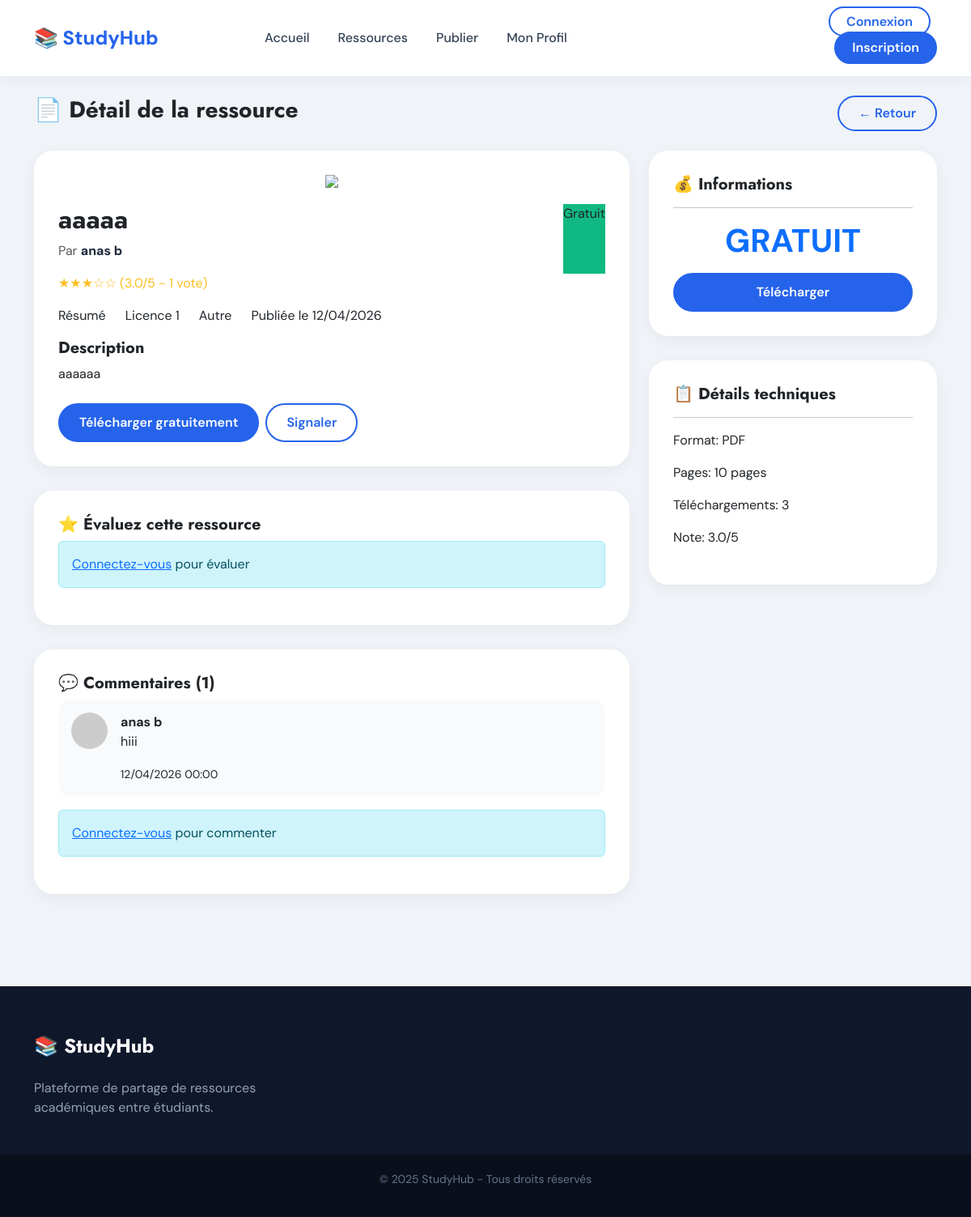
The page /index.php?action=resource&subaction=detail&id=3 on the database its author committed.
### tables this page shows
CREATE TABLE `ressource` (
  `id_res` int(11) NOT NULL AUTO_INCREMENT,
  `titre` varchar(255) NOT NULL,
  `description` varchar(500) NOT NULL,
  `type` varchar(255) NOT NULL,
  `niveau` varchar(255) NOT NULL,
  `acces` varchar(255) NOT NULL,
  `prix` double NOT NULL,
  `fichier` varchar(255) NOT NULL,
  `id` int(11) NOT NULL,
  `pages` int(11) DEFAULT 0,
  `downloads` int(11) DEFAULT 0,
  `date_creation` timestamp NOT NULL DEFAULT current_timestamp(),
  `note_moyenne` decimal(3,2) DEFAULT 0.00,
  `matiere` varchar(255) DEFAULT 'Autre',
  `photo` varchar(500) DEFAULT '',
  PRIMARY KEY (`id_res`),
  KEY `id` (`id`),
  CONSTRAINT `ressource_ibfk_1` FOREIGN KEY (`id`) REFERENCES `users` (`id`)
);

CREATE TABLE `users` (
  `id` int(11) NOT NULL AUTO_INCREMENT,
  `nom` varchar(50) NOT NULL,
  `prenom` varchar(50) NOT NULL,
  `universite` varchar(255) NOT NULL,
  `filiere` varchar(255) NOT NULL,
  `email` varchar(255) NOT NULL,
  `mdp` varchar(255) NOT NULL,
  `tel` int(255) NOT NULL,
  `bio` varchar(500) NOT NULL,
  `photo` varchar(255) NOT NULL,
  `role` int(11) NOT NULL DEFAULT 1,
  `score` decimal(10,0) NOT NULL,
  `note_moyenne` decimal(3,2) DEFAULT 0.00,
  PRIMARY KEY (`id`),
  UNIQUE KEY `email` (`email`),
  UNIQUE KEY `tel` (`tel`)
);

CREATE TABLE `comment` (
  `id_comment` int(11) NOT NULL AUTO_INCREMENT,
  `message` varchar(255) NOT NULL,
  `date` date NOT NULL,
  `id` int(11) NOT NULL,
  `id_res` int(11) NOT NULL,
  PRIMARY KEY (`id_comment`),
  KEY `id` (`id`),
  KEY `id_res` (`id_res`),
  CONSTRAINT `comment_ibfk_1` FOREIGN KEY (`id`) REFERENCES `users` (`id`),
  CONSTRAINT `comment_ibfk_2` FOREIGN KEY (`id_res`) REFERENCES `ressource` (`id_res`)
);

### controllers/resourceController.php (called while the page is built, shortened)
<?php
function resourceDetail($id) {
    global $pdo;
    require_once __DIR__ . '/../models/resourceModel.php';
    require_once __DIR__ . '/../models/commentModel.php';
    require_once __DIR__ . '/../models/ratingModel.php';
    $resource = getResourceById($pdo, $id);
    $currentUser = getCurrentUser($pdo);
    $comments = getCommentsByResource($pdo, $id);
    $totalVotes = getTotalVotes($pdo, $id);
    $resource_rating = $resource['note_moyenne'] ?? 0;
    $full_stars = floor($resource_rating);
    $half_star = ($resource_rating - $full_stars) >= 0.5;
    $matiere_icons = [
        'Mathématiques' => 'https://cdn-icons-png.flaticon.com/512/3665/3665924.png',
        'Physique' => 'https://cdn-icons-png.flaticon.com/512/190/190665.png',
        'Chimie' => 'https://cdn-icons-png.flaticon.com/512/2908/2908010.png',
        'Informatique' => 'https://cdn-icons-png.flaticon.com/512/1995/1995572.png',
        'Programmation' => 'https://cdn-icons-png.flaticon.com/512/5968/5968292.png',
        'HTML/CSS' => 'https://cdn-icons-png.flaticon.com/512/732/732212.png',
        'Autre' => 'https://cdn-icons-png.flaticon.com/512/3665/3665924.png'
    ];
    require_once __DIR__ . '/../views/resource/detail.php';
}
?>

### config.php (called while the page is built, shortened)
<?php
function getCurrentUser($pdo) {
    if (!isset($_SESSION['user_id'])) return null;
    $stmt = $pdo->prepare("SELECT * FROM users WHERE id = ?");
    $stmt->execute([$_SESSION['user_id']]);
    return $stmt->fetch();
}
function escape($string) {
    return htmlspecialchars($string ?? '', ENT_QUOTES, 'UTF-8');
}
?>

### models/resourceModel.php (called while the page is built, shortened)
<?php
function getResourceById($pdo, $id) {
    $stmt = $pdo->prepare("SELECT r.*, u.nom, u.prenom, u.email, u.id as user_id
                           FROM ressource r JOIN users u ON r.id = u.id WHERE r.id_res = ?");
    $stmt->execute([$id]);
    return $stmt->fetch();
}
?>

### models/ratingModel.php (called while the page is built, shortened)
<?php
function getTotalVotes($pdo, $resourceId) {
    $stmt = $pdo->prepare("SELECT COUNT(*) as total FROM ratings WHERE id_res = ?");
    $stmt->execute([$resourceId]);
    return $stmt->fetch()['total'];
}
?>

### models/commentModel.php (called while the page is built, shortened)
<?php
function getCommentsByResource($pdo, $resourceId) {
    $stmt = $pdo->prepare("SELECT c.*, u.nom, u.prenom, u.photo
                           FROM comment c JOIN users u ON c.id = u.id
                           WHERE c.id_res = ? ORDER BY c.date DESC");
    $stmt->execute([$resourceId]);
    return $stmt->fetchAll();
}
?>

### views/resource/detail.php (the view, shortened to what this page needs)
<!DOCTYPE html>
<html lang="fr">
<head>
    <link href="https://cdn.jsdelivr.net/npm/bootstrap@5.3.0/dist/css/bootstrap.min.css" rel="stylesheet">
    <link href="https://cdn.jsdelivr.net/npm/bootstrap-icons@1.11.1/font/bootstrap-icons.css" rel="stylesheet">
    <link rel="stylesheet" href="https://cdnjs.cloudflare.com/ajax/libs/font-awesome/6.5.2/css/all.min.css">
    <link rel="stylesheet" href="https://cdn.jsdelivr.net/npm/themify-icons@0.1.2/css/themify-icons.css">
    <link rel="stylesheet" href="css/style.css">
</head>
<body>
<nav class="navbar-custom">
    <div class="container">
        <div class="row align-items-center">
            <div class="col-6 col-lg-3"><a href="index.php?action=home" class="logo">📚 StudyHub</a></div>
            <div class="col-lg-6 d-none d-lg-block">
                <ul class="nav-links">
                    <li><a href="index.php?action=home">Accueil</a></li>
                    <li><a href="index.php?action=home#resources">Ressources</a></li>
                    <li><a href="index.php?action=resource&subaction=upload">Publier</a></li>
                    <li><a href="index.php?action=profile">Mon Profil</a></li>
                </ul>
            </div>
            <div class="col-6 col-lg-3 text-end">
                <?php if ($currentUser): ?>
                    <span><i class="ti-user me-1"></i> <?= escape($currentUser['nom']) ?> <a href="index.php?action=logout" class="ms-2 text-danger"><i class="ti-power-off"></i></a></span>
                <?php else: ?>
                    <a href="index.php?action=login" class="btn-outline-custom me-2" style="padding:6px 20px;">Connexion</a>
                    <a href="index.php?action=register" class="btn-primary-custom" style="padding:6px 20px;">Inscription</a>
                <?php endif; ?>
            </div>
        </div>
    </div>
</nav>
<div class="container py-4">
    <div class="d-flex justify-content-between align-items-center mb-4"><h3>📄 Détail de la ressource</h3><a href="index.php?action=home#resources" class="btn-outline-custom" style="padding:8px 24px;">← Retour</a></div>
    <div class="row">
        <div class="col-lg-8">
            <div class="resource-detail-card">
                <div class="text-center"><img src="<?= !empty($resource['photo']) ? $resource['photo'] : ($matiere_icons[$resource['matiere']] ?? $matiere_icons['Autre']) ?>" class="resource-photo"></div>
                <div class="d-flex justify-content-between"><div><h2><?= escape($resource['titre']) ?></h2><p class="text-muted">Par <a href="index.php?action=profile&subaction=view&id=<?= $resource['user_id'] ?>" class="author-link"><strong><?= escape($resource['nom']) ?> <?= escape($resource['prenom']) ?></strong></a></p></div><span class="<?= $resource['acces'] == 'Premium' ? 'badge-premium' : 'badge-free' ?>"><?= $resource['acces'] ?></span></div>
                <div class="stars"><?php for($i=1;$i<=5;$i++) echo $i<=$full_stars ? '★' : ($half_star && $i==$full_stars+1 ? '½' : '☆'); ?> (<?= number_format($resource_rating,1) ?>/5 - <?= $totalVotes ?> vote<?= $totalVotes>1?'s':'' ?>)</div>
                <div class="d-flex flex-wrap gap-4 my-3"><span><i class="ti-folder"></i> <?= escape($resource['type']) ?></span><span><i class="ti-layout"></i> <?= escape($resource['niveau']) ?></span><span><i class="ti-book"></i> <?= escape($resource['matiere']) ?></span><span><i class="ti-calendar"></i> Publiée le <?= date('d/m/Y', strtotime($resource['date_creation'])) ?></span></div>
                <div class="mb-4"><h5>Description</h5><p><?= nl2br(escape($resource['description'])) ?></p></div>
                <div class="mt-4"><?php if ($resource['acces'] == 'Premium'): ?><a href="index.php?action=resource&subaction=buy&id=<?= $resource['id_res'] ?>" class="btn-primary-custom" style="background:#f59e0b;">Acheter (<?= $resource['prix'] ?> DT)</a><?php else: ?><a href="index.php?action=resource&subaction=download&id=<?= $resource['id_res'] ?>" class="btn-primary-custom"><i class="ti-download"></i> Télécharger gratuitement</a><?php endif; ?><button class="btn-outline-custom ms-2" onclick="alert('Ressource signalée avec succès')"><i class="ti-flag-alt"></i> Signaler</button></div>
            </div>
            <div class="resource-detail-card"><h5>⭐ Évaluez cette ressource</h5>
                <?php if (!$currentUser): ?><div class="alert alert-info"><a href="index.php?action=login">Connectez-vous</a> pour évaluer</div>
                <?php elseif ($hasRated): ?><div class="alert-rating">Vous avez déjà évalué cette ressource. Merci pour votre participation !</div>
                <?php endif; ?>
            </div>
            <div class="resource-detail-card"><h5>💬 Commentaires (<?= count($comments) ?>)</h5>
                <?php foreach ($comments as $comment): ?>
                <div class="comment-card"><div class="d-flex gap-3"><img src="<?= $comment['photo'] ?: 'https://randomuser.me/api/portraits/men/32.jpg' ?>" style="width:45px;height:45px;border-radius:50%;"><div><strong><?= escape($comment['nom']) ?> <?= escape($comment['prenom']) ?></strong><p><?= escape($comment['message']) ?></p><small><?= date('d/m/Y H:i', strtotime($comment['date'])) ?></small></div></div></div>
                <?php endforeach; ?>
                <?php if ($currentUser): ?>
                <form method="POST" action="index.php?action=resource&subaction=add_comment" class="mt-4" id="commentForm" novalidate><textarea name="message" class="form-control mb-2" rows="3" placeholder="Votre commentaire..."></textarea><input type="hidden" name="id_res" value="<?= $resource['id_res'] ?>"><button type="submit" class="btn-primary-custom">Publier</button></form>
                <?php else: ?><div class="alert alert-info mt-3"><a href="index.php?action=login">Connectez-vous</a> pour commenter</div><?php endif; ?>
            </div>
        </div>
        <div class="col-lg-4">
            <div class="resource-detail-card"><h5>💰 Informations</h5><hr><div class="text-center"><div class="display-6 fw-bold text-primary"><?= $resource['acces'] == 'Premium' ? $resource['prix'].' DT' : 'GRATUIT' ?></div><?php if ($resource['acces'] == 'Premium'): ?><a href="index.php?action=resource&subaction=buy&id=<?= $resource['id_res'] ?>" class="btn-primary-custom w-100 mt-3" style="background:#f59e0b;">Acheter</a><?php else: ?><a href="index.php?action=resource&subaction=download&id=<?= $resource['id_res'] ?>" class="btn-primary-custom w-100 mt-3">Télécharger</a><?php endif; ?></div></div>
            <div class="resource-detail-card"><h5>📋 Détails techniques</h5><hr><p><i class="ti-file"></i> Format: PDF</p><p><i class="ti-book"></i> Pages: <?= $resource['pages'] ?> pages</p><p><i class="ti-download"></i> Téléchargements: <?= number_format($resource['downloads']) ?></p><p><i class="ti-star"></i> Note: <?= number_format($resource_rating,1) ?>/5</p></div>
        </div>
    </div>
</div>
<footer class="footer"><div class="container"><div class="row"><div class="col-lg-4"><h4>📚 StudyHub</h4><p>Plateforme de partage de ressources académiques entre étudiants.</p></div></div></div></footer>
<div class="copyright"><p>&copy; 2025 StudyHub - Tous droits réservés</p></div>
</body>
</html>

### css/style.css (style rules this page uses)
* { margin: 0; padding: 0; box-sizing: border-box; }
body { font-family: 'DM Sans', sans-serif; background: #f0f4f8; }
:root { --primary: #2563eb; --primary-light: #dbeafe; }
h1, h2, h3, h4, h5, h6 { font-family: 'Jost', sans-serif; font-weight: 700; }
.btn-primary-custom { background: var(--primary); color: white; padding: 10px 24px; border-radius: 40px; font-weight: 600; border: 2px solid var(--primary); transition: 0.3s; text-decoration: none; display: inline-block; }
.btn-outline-custom { background: transparent; border: 2px solid var(--primary); color: var(--primary); padding: 10px 24px; border-radius: 40px; font-weight: 600; transition: 0.3s; text-decoration: none; }
.navbar-custom { background: white; box-shadow: 0 2px 20px rgba(0,0,0,0.05); padding: 15px 0; position: sticky; top: 0; z-index: 1000; }
.logo { font-size: 24px; font-weight: 800; color: var(--primary); text-decoration: none; }
.nav-links { display: flex; gap: 35px; list-style: none; margin: 0; padding: 0; }
.nav-links a { color: #334155; text-decoration: none; font-weight: 500; transition: 0.3s; }
.badge-free { background: #10b981; }
.stars { color: #fbbf24; margin-bottom: 10px; }
.footer { background: #0f172a; color: #94a3b8; padding: 60px 0 30px; margin-top: 60px; }
.footer h4 { color: white; margin-bottom: 25px; }
.copyright { background: #0a0f1c; text-align: center; padding: 20px; font-size: 14px; color: #64748b; }
.resource-detail-card { background: white; border-radius: 24px; padding: 30px; margin-bottom: 30px; box-shadow: 0 5px 20px rgba(0,0,0,0.05); }
.comment-card { background: #f8fafc; border-radius: 16px; padding: 16px; margin-bottom: 15px; }
.resource-photo { max-height: 200px; object-fit: contain; margin-bottom: 20px; }
.author-link { color: #1e293b; text-decoration: none; }

### views/resource/detail.php (style rules this page uses)
.resource-photo { max-height:200px; object-fit:contain; margin-bottom:20px; }
.author-link { color:#1e293b; text-decoration:none; }

### rows shown on the page
ressource: titre "aaaaa", id.nom "anas", id.prenom "b", acces "Gratuit", note_moyenne "3.0", type "Résumé", niveau "Licence 1", matiere "Autre", date_creation "12/04/2026", description "aaaaaa", pages "10", downloads "3"
comment: id.nom "anas", id.prenom "b", message "hiii", date "12/04/2026 00:00"

### other values the page prints
$totalVotes "1"
count($comments) "1"
